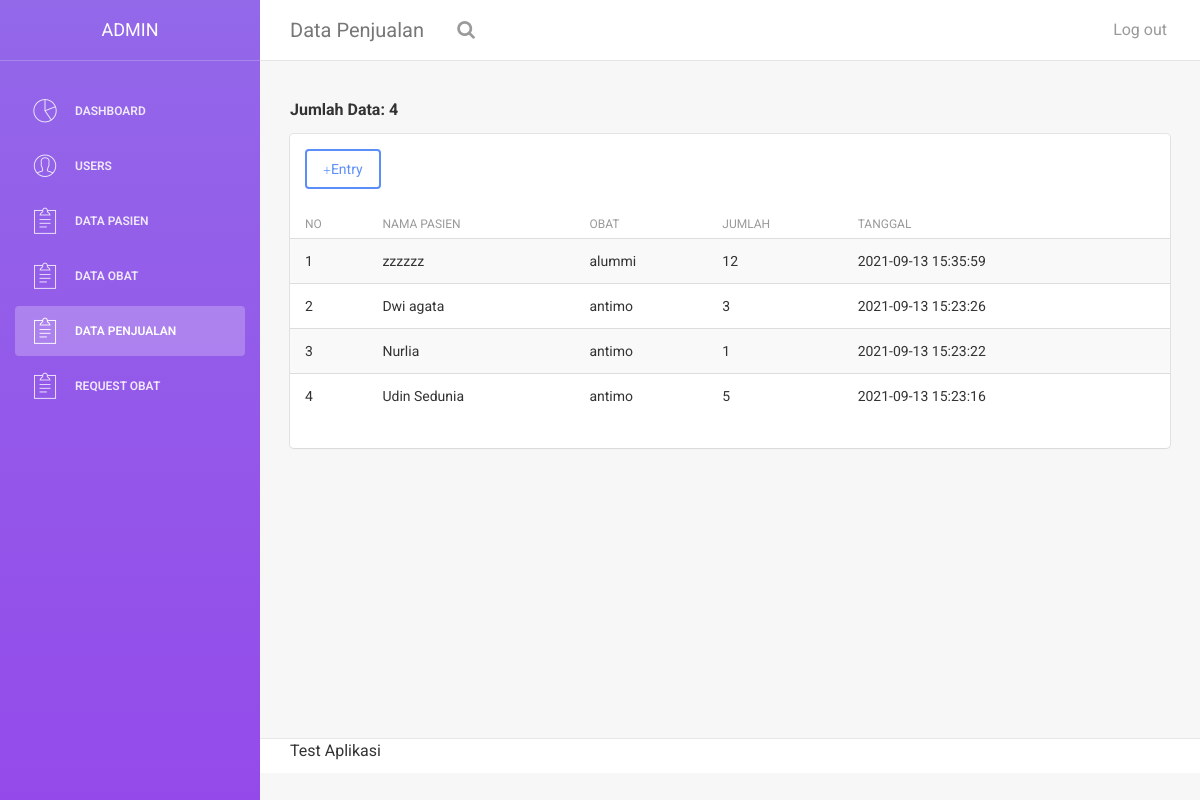
/penjualan.php (signed in), run on the app's committed database.
### tables this page shows
CREATE TABLE `penjualan` (
  `id_penjualan` int(11) NOT NULL,
  `id_pasien` int(11) NOT NULL,
  `id_obat` int(11) NOT NULL,
  `tanggal` timestamp NULL DEFAULT current_timestamp() ON UPDATE current_timestamp(),
  `jumlah_obat` int(11) NOT NULL
);

CREATE TABLE `pasien` (
  `id` int(11) NOT NULL,
  `nama_pasien` varchar(60) NOT NULL,
  `tmp_lahir` varchar(30) NOT NULL,
  `tgl_lahir` date NOT NULL,
  `umur` varchar(15) NOT NULL,
  `jk` varchar(20) NOT NULL,
  `alamat` text NOT NULL
);

CREATE TABLE `obat` (
  `id` int(11) NOT NULL,
  `nama` varchar(50) NOT NULL,
  `harga` int(11) NOT NULL,
  `stok` int(11) NOT NULL,
  `kategory` enum('obat bebas','obat bebas terbatas','obat keras','jamu','obat herbal terstandar','fitofarmaka') NOT NULL,
  `khasiat` varchar(255) NOT NULL,
  `expired` date NOT NULL
);

### penjualan.php (the view, shortened to what this page needs)
<?php
    require 'functions/func_penjualan.php';
    $sql = "SELECT count(*) AS jmlh FROM penjualan";
    $res = mysqli_query($conn, $sql);
    $jumlah_data = mysqli_fetch_assoc($res);
 ?>
<!doctype html>
<html lang="en">
<head>
    <link href="assets/css/bootstrap.min.css" rel="stylesheet" />
    <link href="assets/css/animate.min.css" rel="stylesheet"/>
    <link href="assets/css/light-bootstrap-dashboard.css?v=1.4.0" rel="stylesheet"/>
    <link href="assets/css/demo.css" rel="stylesheet" />
    <link href="http://maxcdn.bootstrapcdn.com/font-awesome/4.2.0/css/font-awesome.min.css" rel="stylesheet">
    <link href="assets/css/pe-icon-7-stroke.css" rel="stylesheet" />
</head>
<body>
<div class="wrapper">
    <div class="sidebar" data-color="purple">
    	<div class="sidebar-wrapper">
            <div class="logo">
                <a href="#" class="simple-text">
                    <?php
                        if ($_SESSION['level'] == 'admin') {
                            echo "admin";
                        } else if ($_SESSION['level'] == 'apoteker') {
                            echo "apoteker";
                        } else if ($_SESSION['level'] == 'pegawai') {
                            echo "pegawai";
                        }
                     ?>
                </a>
            </div>
            <ul class="nav">
            <?php if($_SESSION['level'] == 'apoteker' || $_SESSION['level'] == 'admin' || $_SESSION['level'] == 'pegawai') { ?>
                <li>
                    <a href="dashboard.php">
                        <i class="pe-7s-graph"></i>
                        <p>Dashboard</p>
                    </a>
                </li>
            <?php } ?>
            <?php if($_SESSION['level'] == 'admin') { ?>
                <li>
                    <a href="users.php">
                        <i class="pe-7s-user"></i>
                        <p>Users</p>
                    </a>
                </li>
            <?php } ?>
            <?php if ($_SESSION['level'] == 'apoteker' || $_SESSION['level'] == 'admin') { ?>
                <li>
                    <a href="pasien.php">
                        <i class="pe-7s-note2"></i>
                        <p>Data Pasien</p>
                    </a>
                </li>
            <?php } ?>
            <?php if($_SESSION['level'] == 'apoteker' || $_SESSION['level'] == 'admin' || $_SESSION['level'] == 'pegawai') { ?>
                <li>
                    <a href="obat.php">
                        <i class="pe-7s-note2"></i>
                        <p>Data Obat</p>
                    </a>
                </li>
            <?php } ?>
            <?php if($_SESSION['level'] == 'pegawai' || $_SESSION['level'] == 'admin') { ?>
                <li class="active">
                    <a href="penjualan.php">
                        <i class="pe-7s-note2"></i>
                        <p>Data Penjualan</p>
                    </a>
                </li>
            <?php } ?>
            <?php if($_SESSION['level'] == 'apoteker' || $_SESSION['level'] == 'admin') { ?>
                <li>
                    <a href="request_obat.php">
                        <i class="pe-7s-note2"></i>
                        <p>Request Obat</p> <?php  ?>
                    </a>
                </li>
            <?php } ?>
            </ul>
    	</div>
    </div>
    <div class="main-panel">
		<nav class="navbar navbar-default navbar-fixed">
            <div class="container-fluid">
                <div class="navbar-header">
                    <a class="navbar-brand" href="#">Data Penjualan</a>
                </div>
                <div class="collapse navbar-collapse">
                    <ul class="nav navbar-nav navbar-left">
                        <li>
                           <a href="">
                                <i class="fa fa-search"></i>
                            </a>
                        </li>
                    </ul>
                    <ul class="nav navbar-nav navbar-right">
                        <li>
                            <a href="logout.php">
                                <p>Log out</p>
                            </a>
                        </li>
                    </ul>
                </div>
            </div>
        </nav>
        <div class="content">
            <div class="container-fluid">
                <div class="row">
                    <div class="col-md-12">
                        <h5><b> <?php echo "Jumlah Data: " . $jumlah_data['jmlh']; ?></b></h5>
                        <div class="card">
                            <div class="header">
                                <button class="btn btn-primary" data-toggle="modal" data-target="#myModal"><span class="glyphicon glyphicon-plus"></span>Entry</button>
                            </div>
                            <div class="content table-responsive table-full-width">
                                <table class="table table-hover table-striped">
                                    <thead>
                                        <th>No</th>
                                    	<th>Nama Pasien</th>
                                    	<th>Obat</th>
                                    	<th>Jumlah</th>
                                        <th>Tanggal</th>
                                    </thead>
                                    <tbody>
                                    <?php
                                        $i = 1;
                                        $sql = "SELECT * FROM penjualan
                                                    INNER JOIN obat ON penjualan.id_obat = obat.id
                                                    INNER JOIN pasien ON penjualan.id_pasien = pasien.id
                                                    ORDER BY penjualan.id_penjualan DESC";
                                        $res = mysqli_query($conn, $sql);
                                        while($data = mysqli_fetch_assoc($res)) { ?>
                                            <tr>
                                            	<td><?= $i ?></td>
                                            	<td><?= $data['nama_pasien'] ?></td>
                                            	<td><?= $data['nama'] ?></td>
                                                <td><?= $data['jumlah_obat'] ?></td>
                                                <td><?= $data['tanggal'] ?></td>
                                            </tr>
                                        <?php $i++; } ?>
                                    </tbody>
                                </table>
                            </div>
                        </div>
                    </div>
                </div>
            </div>
        </div>
        <footer class="footer">
            <div class="container-fluid">
                <nav class="pull-left">
                    <ul>
                        <li>
                            <p>Test Aplikasi</p>
                        </li>
                    </ul>
                </nav>
            </div>
        </footer>
    </div>
</div>
</body>
</html>

### data on the page
penjualan: id_pasien.nama_pasien "zzzzzz", id_obat.nama "alummi", jumlah_obat "12", tanggal "2021-09-13 15:35:59"
penjualan: id_pasien.nama_pasien "Dwi agata", id_obat.nama "antimo", jumlah_obat "3", tanggal "2021-09-13 15:23:26"
penjualan: id_pasien.nama_pasien "Nurlia", id_obat.nama "antimo", jumlah_obat "1", tanggal "2021-09-13 15:23:22"
penjualan: id_pasien.nama_pasien "Udin Sedunia", id_obat.nama "antimo", jumlah_obat "5", tanggal "2021-09-13 15:23:16"

### other printed values
$jumlah_data['jmlh'] "4"
